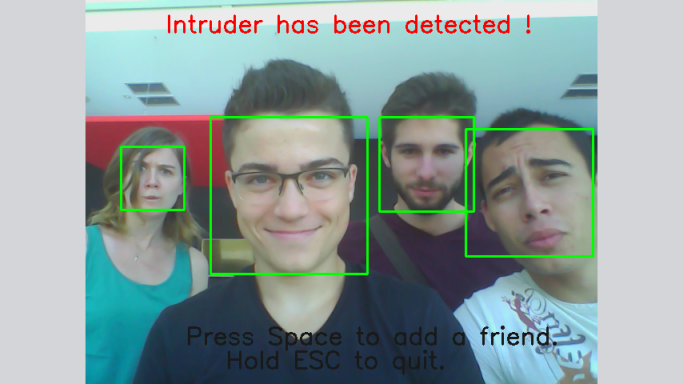
#> input picture Rapport/capture.png, 1366 x 768 px, given in place of the camera (shown at 1/2 size)
$ python brouilleur_SOSI.py Rapport/capture.png   (Python 2 division)
#> lines starting #> are read from the running program, lines starting #| are printed output that depends on the picture; after the words box and inside, x2 and y2 are one past the last pixel; in counts of white or black regions, pixels touching at a corner belong together
################################# 07/09/16 ####################################
# Ce programme est un brouilleur d'ecran. Il empeche des personnes tierces    #
# de regarder l'ecran de l'utilisateur a son insu. Lorsqu'un visage inconnu   #
# est detecte par la webcam, l'image filmee est affichee en plein ecran.      #
# Ainsi, l'utilisateur est informe de la presence d'un intrus, il peut alors  #
# soit desactiver completement le programme, soit autoriser l'intrus a        #
# regarder l'ecran.                                                           #
###############################################################################

#### Auteurs ######
# Gautier DARCHEN #
# Enora GICQUEL   #
# Alexandre HUAT  #
# Romain JUDIC    #
###################


import cv2
import sys

####################
#    Constantes    #
####################

GLANDE_OPT = "-glande"
IRON_MAN_OPT = "-iron"

####################
#    Fonctions     #
####################

def plusGrandVisage(faces):
	"""Cette fonction retourne la surface du plus grand visage parmi ceux detectes."""
	maxi = 0
	for (x,y,w,h) in faces:
		if w*h>maxi:
			maxi = w*h
	return maxi

def afficherBrouilleur(frame,option):
        cv2.namedWindow('Alert', cv2.WND_PROP_FULLSCREEN)
        cv2.setWindowProperty('Alert', cv2.WND_PROP_FULLSCREEN, cv2.WINDOW_FULLSCREEN)
        if option == GLANDE_OPT:
                img = cv2.imread('cheat.png',cv2.IMREAD_COLOR )
                cv2.imshow('Alert', img)
        else:
                """Cette fonction affiche le brouilleur, incluant la video filmee par la webcam (detectant les visages), et affichant les instructions pour l'utilisateur."""
                height, width = frame.shape[:2]

                cv2.namedWindow('Alert', cv2.WND_PROP_FULLSCREEN)
                cv2.setWindowProperty('Alert', cv2.WND_PROP_FULLSCREEN, cv2.WINDOW_FULLSCREEN)
                frame = cv2.flip(frame, 1)
                cv2.putText(frame,"Intruder has been detected !",(100,40), cv2.FONT_HERSHEY_SIMPLEX, 1, (0,0,250), 2)
                cv2.putText(frame,"Press Space to add a friend.",(125,height-50), cv2.FONT_HERSHEY_SIMPLEX, 1, (25,25,25), 2)
                cv2.putText(frame,"Hold ESC to quit.",(175,height-20), cv2.FONT_HERSHEY_SIMPLEX, 1, (25,25,25), 2)
                cv2.imshow('Alert', frame)


def ajouterRectangles(faces,frame,nbFrames):
	"""Cette fonction dessine des rectangles autour des visages detectes dans le tableau 'faces'. Elle permet de limiter la reconnaissance de visages "parasites" en considerant qu'il faut qu'une detection apparaisse sur 100 frames successives pour etre considere comme un visage."""
        for (x, y, w, h) in faces:
                if not (w*h<plusGrandVisage(faces) & nbFrames < 100):
                        cv2.rectangle(frame, (x, y), (x+w, y+h), (0, 255, 0), 2)

def ajouterMasques(faces,frame,nbFrames,image,mask,maskInv):
        """Cette fonction dessine des masques autour des visages detectes dans le tableau 'faces'. Elle permet de limiter la reconnaissance de visages "parasites" en considerant qu'il faut qu'une detection apparaisse sur 100 frames successives pour etre considere comme un visage."""
        for (x, y, w, h) in faces:
                if not (w*h<plusGrandVisage(faces) & nbFrames < 100):
                        # cree une image cadree sur le visage
                        imgFace = frame[y:y+h, x:x+w]
                        # redimensionne l'image et les masques a la taille du visage
                        image = cv2.resize(image, (w,h), interpolation = cv2.INTER_AREA)
                        mask = cv2.resize(mask, (w,h), interpolation = cv2.INTER_AREA)
                        maskInv = cv2.resize(maskInv, (w,h), interpolation = cv2.INTER_AREA)
                        # cree un premier plan contenant la partie en couleur de l'image
                        background = cv2.bitwise_and(imgFace,imgFace,mask = maskInv)
                        # cree un fond contenant l'image du visage sur la partie en transparence de l'image
                        foreground = cv2.bitwise_and(image,image,mask = mask)
                        # cree une image en superposant le fond et le premier plan
                        visageMasque = cv2.add(background,foreground)
                        # remplace le visage par l'image creee sur la frame
                        frame[y:y+h, x:x+w] = visageMasque

def creerMasques(imagePath):
        # recupere l'image avec la transparence
        img = cv2.imread(imagePath,-1)
        # cree un masque representant la partie en couleur de l'image
        mask = img[:,:,3]
		# cree un masque representant la partie en transparence de l'image
        maskInv = cv2.bitwise_not(mask)
		# l'image passe en couleur sans transparence
        img = img[:,:,0:3]
        return img, mask, maskInv

#######################
# Programme principal #
#######################

option = ""
if len(sys.argv) > 1:
        option = sys.argv[1]

cascPath = "haarcascade_frontalface_default.xml"
faceCascade = cv2.CascadeClassifier(cascPath)

if option == IRON_MAN_OPT:
        imgIronMan, maskIronMan, maskIronManInv = creerMasques('ironman.png')

video_capture = cv2.VideoCapture(0)

nbFrames = 0
nbVisages = 0
nbVisagesAutorises = 1
continuerAffichage = False


while True:
        # Capture frame par frame
        ret, frame = video_capture.read()
#> frame is the input picture: shape (768, 1366, 3); mean B, G, R 154.9, 155.9, 139

	# On passe l'image en niveaux de gris pour que les traitements soient plus rapides
        gray = cv2.cvtColor(frame, cv2.COLOR_BGR2GRAY)
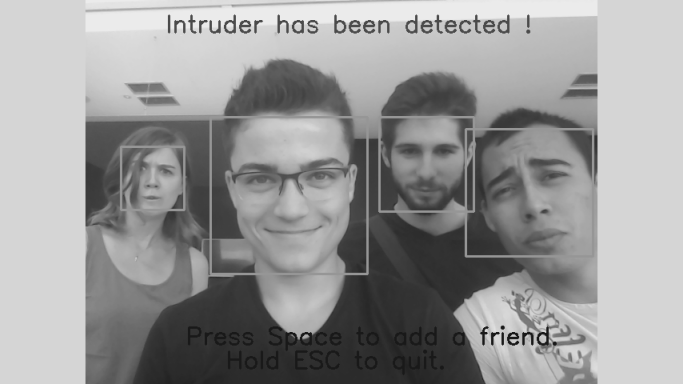
#> gray: shape (768, 1366) (shown at 1/2 size); min 25, max 236, mean 150.7

	# Detection de visages dans 'faces' sous forme de tableau (x,y,largeur,hauteur)
        faces = faceCascade.detectMultiScale(gray,scaleFactor=1.2,minNeighbors=5,minSize=(30, 30),flags=cv2.CASCADE_SCALE_IMAGE)
#> faces = [[245, 291, 125, 125], [764, 235, 181, 181], [934, 257, 266, 266], [418, 233, 319, 319]]

	# Des qu'un nouveau visage apparait, on compte le nombre de frames successives sur lequel on le trouve pour filtrer les parasites
        if len(faces)>=nbVisages:
                nbVisages = len(faces)
#> nbVisages = 4
                if nbVisages>1:
                        nbFrames+=1
        else:
                nbVisages = len(faces)
                nbFrames = 0

	# On brouille l'ecran quand il y a plus de visages detectes que le nombre autorise
        if nbVisages > nbVisagesAutorises:
                if option == IRON_MAN_OPT:
                        ajouterMasques(faces,frame,nbFrames,imgIronMan,maskIronMan,maskIronManInv)
                else:
                        ajouterRectangles(faces,frame,nbFrames)
#> the loop in ajouterRectangles, `for (x, y, w, h) in faces:` made 4 passes
#> after the loop in ajouterRectangles, `for (x, y, w, h) in faces:`:
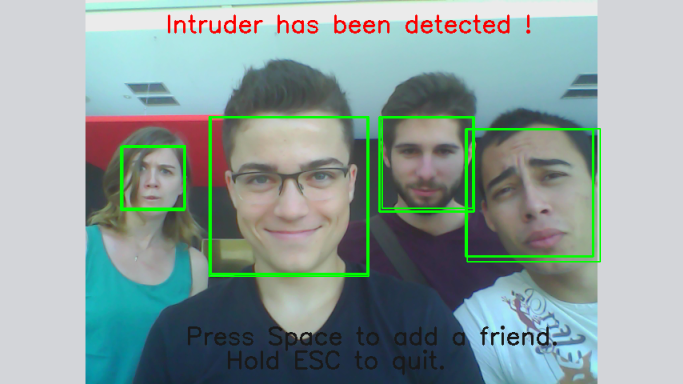
#> frame: shape (768, 1366, 3) (shown at 1/2 size); 0.68% of pixels changed, all inside (x1, y1, x2, y2) = (244, 232, 1202, 554)
                afficherBrouilleur(frame,option)
#> in afficherBrouilleur, `frame = cv2.flip(frame, 1)`:
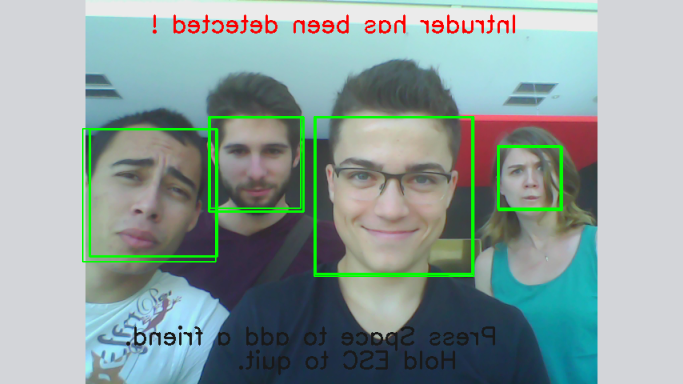
#> frame: shape (768, 1366, 3) (shown at 1/2 size); mean of channels 0, 1, 2 154.2, 156.8, 138.3; drawn as B, G, R
#> in afficherBrouilleur, `cv2.putText(frame,"Hold ESC to quit.",(175,height-20), cv2.FONT_HERSHE..`:
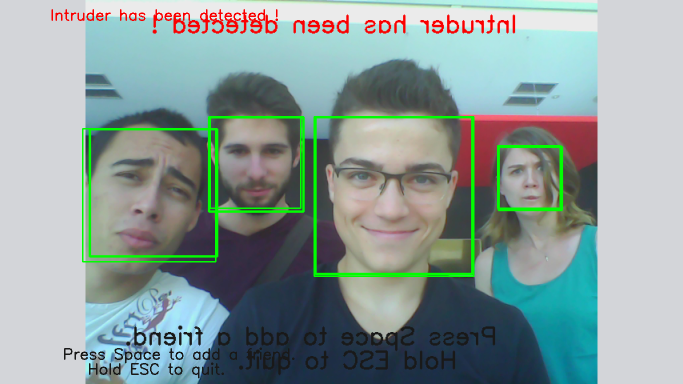
#> frame: shape (768, 1366, 3) (shown at 1/2 size); mean of channels 0, 1, 2 153, 155.7, 138; drawn as B, G, R
                continuerAffichage = True
		# Si l'utilisateur appuie sur ESPACE (32) on autorise la nouvelle personne detectee et on masque le brouilleur
                if cv2.waitKey(1) & 0xFF == 32:
#> (key Esc is pressed here)
                        continuerAffichage = False
                        cv2.destroyAllWindows()
                        nbVisagesAutorises=nbVisages
        else:
		# Cas ou le visage en trop est parti mais que l'utilisateur n'a pas desactive le brouilleur
                if continuerAffichage:
                        if option == IRON_MAN_OPT:
                                ajouterMasques(faces,frame,nbFrames,imgIronMan,maskIronMan,maskIronManInv)
                        else:
                                ajouterRectangles(faces,frame,nbFrames)
                        afficherBrouilleur(frame,option)

		# Mise a jour du nombre de visages autorises lorsqu'une personne quitte le champ de vision de la webcam
                if nbVisages > 1:
                        nbVisagesAutorises=nbVisages
                else:
                        nbVisagesAutorises=1
			# S'il ne reste qu'une personne, un appui sur ESPACE doit aussi masquer le brouilleur
                        if cv2.waitKey(1) & 0xFF == 32:
                                continuerAffichage = False
                                cv2.destroyAllWindows()
                                nbVisagesAutorises=nbVisages

        # Si l'utilisateur appuie sur la touche ESC (27) on quitte le programme
        if cv2.waitKey(1) & 0xFF == 27:
#> (key Esc is pressed here)
                continuerAffichage = False
                break

# On eteint la webcam et on ferme les fenetres
video_capture.release()
cv2.destroyAllWindows()
